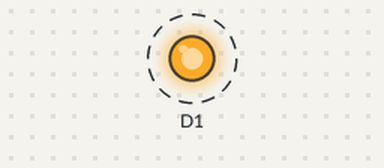
This sketch was run on a simulated ESP8266 (NodeMCU). Parts: output pins drawn as LEDs (lit = HIGH). Dashed ring = blinking.

Above: at 0.5 s.
Timing chart, 0 to 4.6 s (numbered marks = the images above):
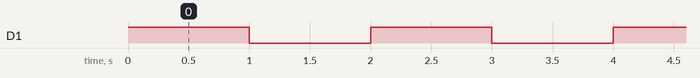

The sketch:

Blink.ino
```cpp
/*
Keyestudio smart home Kit for Arduino
Project 1
Blink
http://www.keyestudio.com
*/
void setup() {
  // initialize digital pin 12 (D12) as an output.
  pinMode(D1, OUTPUT);
}

int count = 0;
// the loop function runs over and over again forever
void loop() {

  //TASK 1
  // digitalWrite(26, HIGH);   // turn the LED on (HIGH is the voltage level)
  // delay(5000);              // wait for a second
  // digitalWrite(26, LOW);    // turn the LED off by making the voltage LOW
  // delay(1000);              // wait for a second

  // TASK 2
  // digitalWrite(26, HIGH);   // turn the LED on (HIGH is the voltage level)
  // delay(50);              // wait for a second
  // digitalWrite(26, LOW);    // turn the LED off by making the voltage LOW
  // delay(50);              // wait for a second

  count++;
  digitalWrite(D1, HIGH);   // turn the LED on (HIGH is the voltage level)
  delay(1000);              // wait for a second
  digitalWrite(D1, LOW);    // turn the LED off by making the voltage LOW
  delay(1000);              // wait for a second

  // if (count == 3) {
  //   delay(9000);
  //   count = 0;
  // }

}//
```

Measured:
- by itself, D1: alternates HIGH for 1.0 s and LOW for 1.0 s
